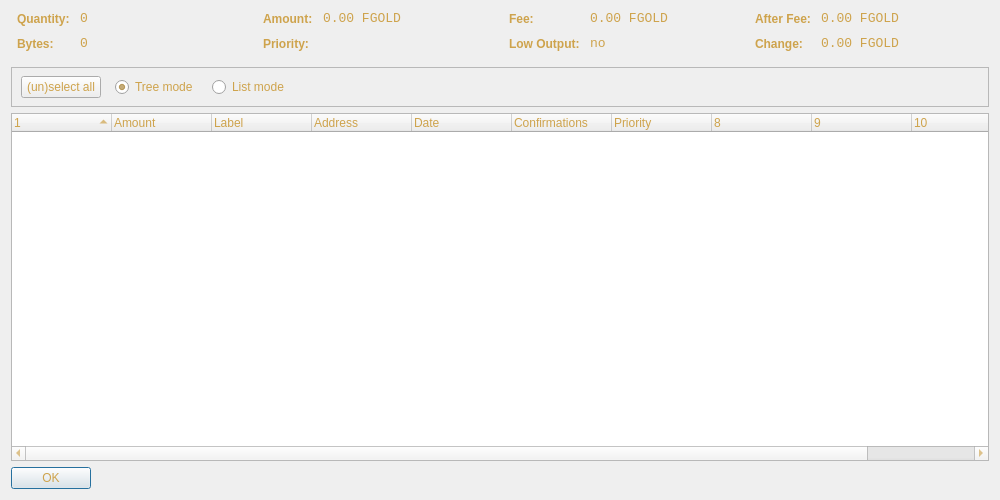
<?xml version="1.0" encoding="UTF-8"?>
<ui version="4.0">
 <class>CoinControlDialog</class>
 <widget class="QDialog" name="CoinControlDialog">
  <property name="geometry">
   <rect>
    <x>0</x>
    <y>0</y>
    <width>1000</width>
    <height>500</height>
   </rect>
  </property>
  <property name="windowTitle">
   <string>Coin Control</string>
  </property>
  <property name="styleSheet">
   <string notr="true">background-image: url(:/images/bkg2);
color: rgb(206, 163, 76);</string>
  </property>
  <layout class="QVBoxLayout" name="verticalLayout">
   <item>
    <layout class="QHBoxLayout" name="horizontalLayoutTop" stretch="0,0,0,0">
     <property name="topMargin">
      <number>0</number>
     </property>
     <property name="bottomMargin">
      <number>10</number>
     </property>
     <item>
      <layout class="QFormLayout" name="formLayoutCoinControl1">
       <property name="horizontalSpacing">
        <number>10</number>
       </property>
       <property name="verticalSpacing">
        <number>10</number>
       </property>
       <property name="leftMargin">
        <number>6</number>
       </property>
       <property name="rightMargin">
        <number>6</number>
       </property>
       <item row="0" column="0">
        <widget class="QLabel" name="labelCoinControlQuantityText">
         <property name="styleSheet">
          <string notr="true">font-weight:bold;</string>
         </property>
         <property name="text">
          <string>Quantity:</string>
         </property>
        </widget>
       </item>
       <item row="0" column="1">
        <widget class="QLabel" name="labelCoinControlQuantity">
         <property name="font">
          <font>
           <family>Monospace</family>
           <pointsize>10</pointsize>
          </font>
         </property>
         <property name="cursor">
          <cursorShape>IBeamCursor</cursorShape>
         </property>
         <property name="contextMenuPolicy">
          <enum>Qt::ActionsContextMenu</enum>
         </property>
         <property name="text">
          <string notr="true">0</string>
         </property>
         <property name="textInteractionFlags">
          <set>Qt::LinksAccessibleByMouse|Qt::TextSelectableByKeyboard|Qt::TextSelectableByMouse</set>
         </property>
        </widget>
       </item>
       <item row="1" column="0">
        <widget class="QLabel" name="labelCoinControlBytesText">
         <property name="styleSheet">
          <string notr="true">font-weight:bold;</string>
         </property>
         <property name="text">
          <string>Bytes:</string>
         </property>
        </widget>
       </item>
       <item row="1" column="1">
        <widget class="QLabel" name="labelCoinControlBytes">
         <property name="font">
          <font>
           <family>Monospace</family>
           <pointsize>10</pointsize>
          </font>
         </property>
         <property name="cursor">
          <cursorShape>IBeamCursor</cursorShape>
         </property>
         <property name="contextMenuPolicy">
          <enum>Qt::ActionsContextMenu</enum>
         </property>
         <property name="text">
          <string notr="true">0</string>
         </property>
         <property name="textInteractionFlags">
          <set>Qt::LinksAccessibleByMouse|Qt::TextSelectableByKeyboard|Qt::TextSelectableByMouse</set>
         </property>
        </widget>
       </item>
      </layout>
     </item>
     <item>
      <layout class="QFormLayout" name="formLayoutCoinControl2">
       <property name="horizontalSpacing">
        <number>10</number>
       </property>
       <property name="verticalSpacing">
        <number>10</number>
       </property>
       <property name="leftMargin">
        <number>6</number>
       </property>
       <property name="rightMargin">
        <number>6</number>
       </property>
       <item row="0" column="0">
        <widget class="QLabel" name="labelCoinControlAmountText">
         <property name="styleSheet">
          <string notr="true">font-weight:bold;</string>
         </property>
         <property name="text">
          <string>Amount:</string>
         </property>
        </widget>
       </item>
       <item row="0" column="1">
        <widget class="QLabel" name="labelCoinControlAmount">
         <property name="font">
          <font>
           <family>Monospace</family>
           <pointsize>10</pointsize>
          </font>
         </property>
         <property name="cursor">
          <cursorShape>IBeamCursor</cursorShape>
         </property>
         <property name="contextMenuPolicy">
          <enum>Qt::ActionsContextMenu</enum>
         </property>
         <property name="text">
          <string notr="true">0.00 FGOLD</string>
         </property>
         <property name="textInteractionFlags">
          <set>Qt::LinksAccessibleByMouse|Qt::TextSelectableByKeyboard|Qt::TextSelectableByMouse</set>
         </property>
        </widget>
       </item>
       <item row="1" column="0">
        <widget class="QLabel" name="labelCoinControlPriorityText">
         <property name="styleSheet">
          <string notr="true">font-weight:bold;</string>
         </property>
         <property name="text">
          <string>Priority:</string>
         </property>
        </widget>
       </item>
       <item row="1" column="1">
        <widget class="QLabel" name="labelCoinControlPriority">
         <property name="font">
          <font>
           <family>Monospace</family>
           <pointsize>10</pointsize>
          </font>
         </property>
         <property name="cursor">
          <cursorShape>IBeamCursor</cursorShape>
         </property>
         <property name="contextMenuPolicy">
          <enum>Qt::ActionsContextMenu</enum>
         </property>
         <property name="text">
          <string/>
         </property>
         <property name="textInteractionFlags">
          <set>Qt::LinksAccessibleByMouse|Qt::TextSelectableByKeyboard|Qt::TextSelectableByMouse</set>
         </property>
        </widget>
       </item>
      </layout>
     </item>
     <item>
      <layout class="QFormLayout" name="formLayoutCoinControl3">
       <property name="horizontalSpacing">
        <number>10</number>
       </property>
       <property name="verticalSpacing">
        <number>10</number>
       </property>
       <property name="leftMargin">
        <number>6</number>
       </property>
       <property name="rightMargin">
        <number>6</number>
       </property>
       <item row="0" column="0">
        <widget class="QLabel" name="labelCoinControlFeeText">
         <property name="styleSheet">
          <string notr="true">font-weight:bold;</string>
         </property>
         <property name="text">
          <string>Fee:</string>
         </property>
        </widget>
       </item>
       <item row="0" column="1">
        <widget class="QLabel" name="labelCoinControlFee">
         <property name="font">
          <font>
           <family>Monospace</family>
           <pointsize>10</pointsize>
          </font>
         </property>
         <property name="cursor">
          <cursorShape>IBeamCursor</cursorShape>
         </property>
         <property name="contextMenuPolicy">
          <enum>Qt::ActionsContextMenu</enum>
         </property>
         <property name="text">
          <string notr="true">0.00 FGOLD</string>
         </property>
         <property name="textInteractionFlags">
          <set>Qt::LinksAccessibleByMouse|Qt::TextSelectableByKeyboard|Qt::TextSelectableByMouse</set>
         </property>
        </widget>
       </item>
       <item row="1" column="0">
        <widget class="QLabel" name="labelCoinControlLowOutputText">
         <property name="enabled">
          <bool>false</bool>
         </property>
         <property name="styleSheet">
          <string notr="true">font-weight:bold;</string>
         </property>
         <property name="text">
          <string>Low Output:</string>
         </property>
        </widget>
       </item>
       <item row="1" column="1">
        <widget class="QLabel" name="labelCoinControlLowOutput">
         <property name="enabled">
          <bool>false</bool>
         </property>
         <property name="font">
          <font>
           <family>Monospace</family>
           <pointsize>10</pointsize>
          </font>
         </property>
         <property name="cursor">
          <cursorShape>IBeamCursor</cursorShape>
         </property>
         <property name="contextMenuPolicy">
          <enum>Qt::ActionsContextMenu</enum>
         </property>
         <property name="text">
          <string notr="true">no</string>
         </property>
         <property name="textInteractionFlags">
          <set>Qt::LinksAccessibleByMouse|Qt::TextSelectableByKeyboard|Qt::TextSelectableByMouse</set>
         </property>
        </widget>
       </item>
      </layout>
     </item>
     <item>
      <layout class="QFormLayout" name="formLayoutCoinControl4">
       <property name="horizontalSpacing">
        <number>10</number>
       </property>
       <property name="verticalSpacing">
        <number>10</number>
       </property>
       <property name="leftMargin">
        <number>6</number>
       </property>
       <property name="rightMargin">
        <number>6</number>
       </property>
       <item row="0" column="0">
        <widget class="QLabel" name="labelCoinControlAfterFeeText">
         <property name="styleSheet">
          <string notr="true">font-weight:bold;</string>
         </property>
         <property name="text">
          <string>After Fee:</string>
         </property>
        </widget>
       </item>
       <item row="0" column="1">
        <widget class="QLabel" name="labelCoinControlAfterFee">
         <property name="font">
          <font>
           <family>Monospace</family>
           <pointsize>10</pointsize>
          </font>
         </property>
         <property name="cursor">
          <cursorShape>IBeamCursor</cursorShape>
         </property>
         <property name="contextMenuPolicy">
          <enum>Qt::ActionsContextMenu</enum>
         </property>
         <property name="text">
          <string notr="true">0.00 FGOLD</string>
         </property>
         <property name="textInteractionFlags">
          <set>Qt::LinksAccessibleByMouse|Qt::TextSelectableByKeyboard|Qt::TextSelectableByMouse</set>
         </property>
        </widget>
       </item>
       <item row="1" column="0">
        <widget class="QLabel" name="labelCoinControlChangeText">
         <property name="enabled">
          <bool>false</bool>
         </property>
         <property name="styleSheet">
          <string notr="true">font-weight:bold;</string>
         </property>
         <property name="text">
          <string>Change:</string>
         </property>
        </widget>
       </item>
       <item row="1" column="1">
        <widget class="QLabel" name="labelCoinControlChange">
         <property name="enabled">
          <bool>false</bool>
         </property>
         <property name="font">
          <font>
           <family>Monospace</family>
           <pointsize>10</pointsize>
          </font>
         </property>
         <property name="cursor">
          <cursorShape>IBeamCursor</cursorShape>
         </property>
         <property name="contextMenuPolicy">
          <enum>Qt::ActionsContextMenu</enum>
         </property>
         <property name="text">
          <string notr="true">0.00 FGOLD</string>
         </property>
         <property name="textInteractionFlags">
          <set>Qt::LinksAccessibleByMouse|Qt::TextSelectableByKeyboard|Qt::TextSelectableByMouse</set>
         </property>
        </widget>
       </item>
      </layout>
     </item>
    </layout>
   </item>
   <item>
    <widget class="QFrame" name="frame">
     <property name="minimumSize">
      <size>
       <width>0</width>
       <height>40</height>
      </size>
     </property>
     <property name="frameShape">
      <enum>QFrame::StyledPanel</enum>
     </property>
     <property name="frameShadow">
      <enum>QFrame::Sunken</enum>
     </property>
     <widget class="QWidget" name="horizontalLayoutWidget">
      <property name="geometry">
       <rect>
        <x>10</x>
        <y>0</y>
        <width>781</width>
        <height>41</height>
       </rect>
      </property>
      <layout class="QHBoxLayout" name="horizontalLayoutPanel" stretch="0,0,0,0">
       <property name="spacing">
        <number>14</number>
       </property>
       <item>
        <widget class="QPushButton" name="pushButtonSelectAll">
         <property name="sizePolicy">
          <sizepolicy hsizetype="Maximum" vsizetype="Fixed">
           <horstretch>0</horstretch>
           <verstretch>0</verstretch>
          </sizepolicy>
         </property>
         <property name="text">
          <string>(un)select all</string>
         </property>
        </widget>
       </item>
       <item>
        <widget class="QRadioButton" name="radioTreeMode">
         <property name="sizePolicy">
          <sizepolicy hsizetype="Maximum" vsizetype="Fixed">
           <horstretch>0</horstretch>
           <verstretch>0</verstretch>
          </sizepolicy>
         </property>
         <property name="text">
          <string>Tree mode</string>
         </property>
         <property name="checked">
          <bool>true</bool>
         </property>
        </widget>
       </item>
       <item>
        <widget class="QRadioButton" name="radioListMode">
         <property name="sizePolicy">
          <sizepolicy hsizetype="Maximum" vsizetype="Fixed">
           <horstretch>0</horstretch>
           <verstretch>0</verstretch>
          </sizepolicy>
         </property>
         <property name="text">
          <string>List mode</string>
         </property>
        </widget>
       </item>
       <item>
        <spacer name="horizontalSpacer">
         <property name="orientation">
          <enum>Qt::Horizontal</enum>
         </property>
         <property name="sizeHint" stdset="0">
          <size>
           <width>40</width>
           <height>20</height>
          </size>
         </property>
        </spacer>
       </item>
      </layout>
     </widget>
    </widget>
   </item>
   <item>
    <widget class="CoinControlTreeWidget" name="treeWidget">
     <property name="contextMenuPolicy">
      <enum>Qt::CustomContextMenu</enum>
     </property>
     <property name="sortingEnabled">
      <bool>false</bool>
     </property>
     <property name="columnCount">
      <number>11</number>
     </property>
     <attribute name="headerShowSortIndicator" stdset="0">
      <bool>true</bool>
     </attribute>
     <attribute name="headerStretchLastSection">
      <bool>false</bool>
     </attribute>
     <column>
      <property name="text">
       <string/>
      </property>
     </column>
     <column>
      <property name="text">
       <string>Amount</string>
      </property>
     </column>
     <column>
      <property name="text">
       <string>Label</string>
      </property>
     </column>
     <column>
      <property name="text">
       <string>Address</string>
      </property>
     </column>
     <column>
      <property name="text">
       <string>Date</string>
      </property>
     </column>
     <column>
      <property name="text">
       <string>Confirmations</string>
      </property>
      <property name="toolTip">
       <string>Confirmed</string>
      </property>
     </column>
     <column>
      <property name="text">
       <string>Priority</string>
      </property>
     </column>
     <column>
      <property name="text">
       <string/>
      </property>
     </column>
     <column>
      <property name="text">
       <string/>
      </property>
     </column>
     <column>
      <property name="text">
       <string/>
      </property>
     </column>
     <column>
      <property name="text">
       <string/>
      </property>
     </column>
    </widget>
   </item>
   <item>
    <widget class="QDialogButtonBox" name="buttonBox">
     <property name="sizePolicy">
      <sizepolicy hsizetype="Maximum" vsizetype="Fixed">
       <horstretch>0</horstretch>
       <verstretch>0</verstretch>
      </sizepolicy>
     </property>
     <property name="orientation">
      <enum>Qt::Horizontal</enum>
     </property>
     <property name="standardButtons">
      <set>QDialogButtonBox::Ok</set>
     </property>
    </widget>
   </item>
  </layout>
 </widget>
 <customwidgets>
  <customwidget>
   <class>CoinControlTreeWidget</class>
   <extends>QTreeWidget</extends>
   <header>coincontroltreewidget.h</header>
  </customwidget>
 </customwidgets>
 <resources/>
 <connections/>
</ui>
